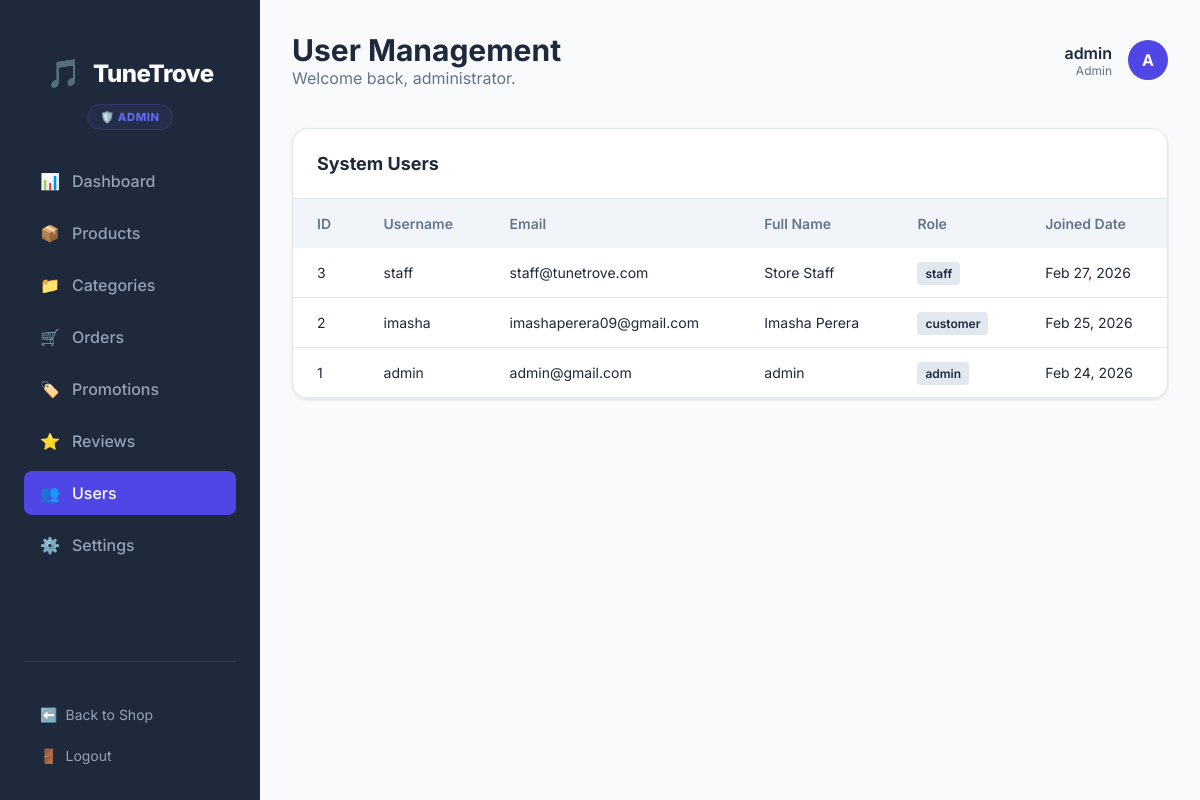
The page /admin/users.php (signed in) on the database its author committed.
### tables this page shows
CREATE TABLE `users` (
  `id` int(11) NOT NULL AUTO_INCREMENT,
  `username` varchar(50) NOT NULL,
  `password_hash` varchar(255) NOT NULL,
  `email` varchar(100) NOT NULL,
  `full_name` varchar(100) DEFAULT NULL,
  `role` enum('admin','staff','customer') DEFAULT 'customer',
  `created_at` timestamp NOT NULL DEFAULT current_timestamp(),
  PRIMARY KEY (`id`),
  UNIQUE KEY `username` (`username`),
  UNIQUE KEY `email` (`email`)
);

### admin/users.php (the view, shortened to what this page needs)
<?php
require_once 'includes/admin-header.php';
$stmt = $pdo->query("SELECT * FROM users ORDER BY created_at DESC");
$users = $stmt->fetchAll();
?>
        <div class="content-card">
            <div class="card-header">
                <h3 class="card-title">System Users</h3>
            </div>
            <table class="admin-table">
                <thead>
                    <tr>
                        <th>ID</th>
                        <th>Username</th>
                        <th>Email</th>
                        <th>Full Name</th>
                        <th>Role</th>
                        <th>Joined Date</th>
                    </tr>
                </thead>
                <tbody>
                    <?php foreach ($users as $u): ?>
                        <tr>
                            <td><?php echo $u['id']; ?></td>
                            <td><?php echo htmlspecialchars($u['username']); ?></td>
                            <td><?php echo htmlspecialchars($u['email']); ?></td>
                            <td><?php echo htmlspecialchars($u['full_name']); ?></td>
                            <td><span style="background: #e2e8f0; padding: 0.25rem 0.5rem; border-radius: 0.25rem; font-size: 0.75rem; font-weight: 600;"><?php echo $u['role']; ?></span></td>
                            <td><?php echo date('M d, Y', strtotime($u['created_at'])); ?></td>
                        </tr>
                    <?php endforeach; ?>
                </tbody>
            </table>
        </div>
    </main>
</body>
</html>

### admin/assets/css/admin-ui.css (style rules this page uses)
:root { --admin-primary: #4f46e5; --admin-primary-dark: #4338ca; --admin-secondary: #0f172a; --admin-bg: #f8fafc; --admin-sidebar-bg: #1e293b; --admin-sidebar-text: #94a3b8; --admin-sidebar-active: #ffffff; --admin-card-bg: #ffffff; --admin-text: #1e293b; --admin-text-muted: #64748b; --admin-border: #e2e8f0; --admin-success: #10b981; --admin-warning: #f59e0b; --admin-danger: #ef4444; --font-sans: 'Inter', system-ui, -apple-system, sans-serif; }
* { margin: 0; padding: 0; box-sizing: border-box; }
body { font-family: var(--font-sans); background-color: var(--admin-bg); color: var(--admin-text); display: flex; min-height: 100vh; }
.content-card { background: var(--admin-card-bg); border-radius: 1rem; box-shadow: 0 1px 3px rgba(0, 0, 0, 0.1); border: 1px solid var(--admin-border); overflow: hidden; }
.card-header { padding: 1.5rem; border-bottom: 1px solid var(--admin-border); display: flex; justify-content: space-between; align-items: center; }
.card-title { font-weight: 700; font-size: 1.125rem; }
.admin-table { width: 100%; border-collapse: collapse; }
.admin-table th { text-align: left; padding: 1rem 1.5rem; background: #f1f5f9; font-weight: 600; font-size: 0.875rem; color: var(--admin-text-muted); }
.admin-table td { padding: 1rem 1.5rem; border-bottom: 1px solid var(--admin-border); font-size: 0.875rem; }

### rows shown on the page
users: id "3", username "staff", email "staff@tunetrove.com", full_name "Store Staff", role "staff", created_at "Feb 27, 2026"
users: id "2", username "imasha", email "imashaperera09@gmail.com", full_name "Imasha Perera", role "customer", created_at "Feb 25, 2026"
users: id "1", username "admin", email "admin@gmail.com", full_name "admin", role "admin", created_at "Feb 24, 2026"

### other values the page prints
$role_label "🛡️ ADMIN"
$_SESSION['username'] "admin"
$_SESSION['user_role'] "Admin"
substr($_SESSION['username'] ?? 'A', 0, 1) "A"
